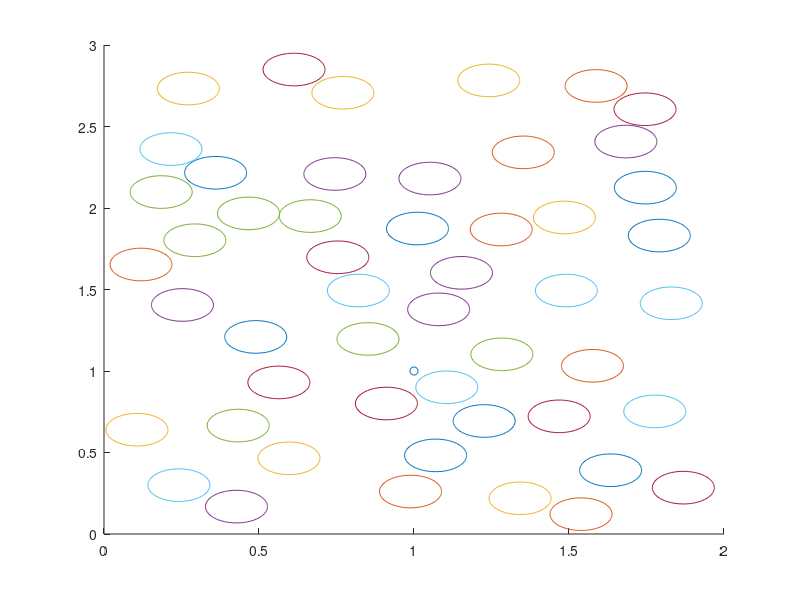
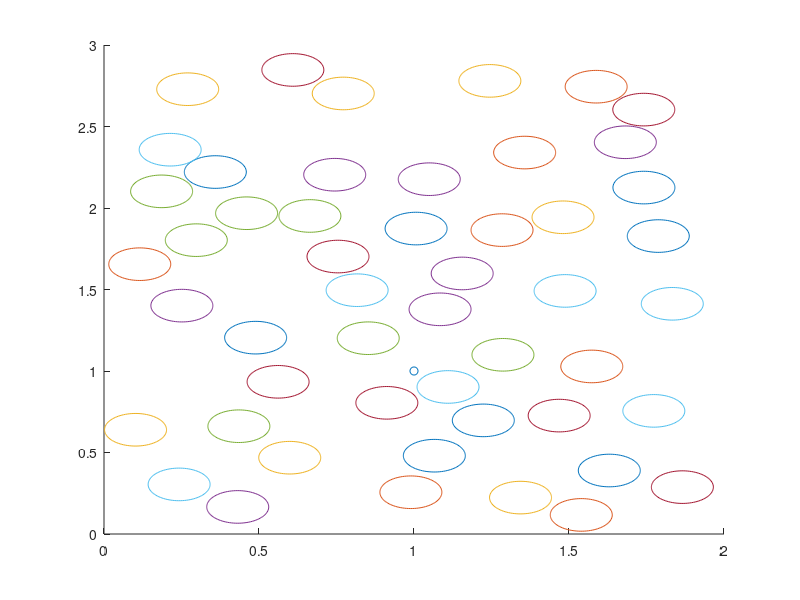
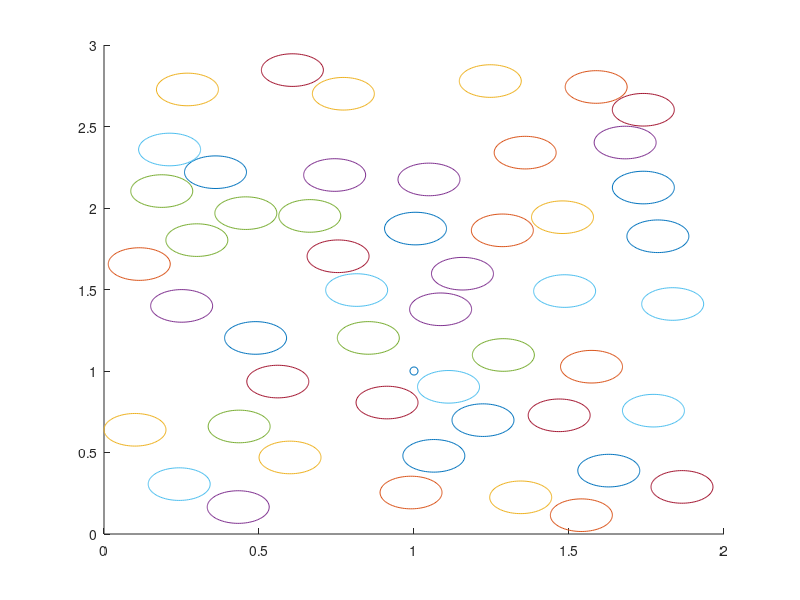
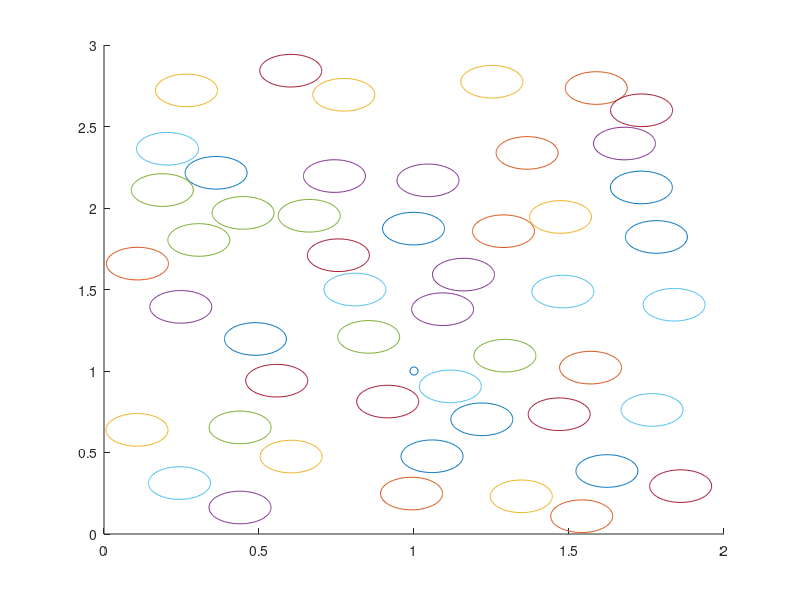

Write MATLAB code to recreate these figures, in order. (Note: a time limit stopped this script after it produced the figures.)
w = 2.0;
h = 3.0;
r = 0.1;

eps = 1e-5;
huge = 1e15;

n_steps = 1000;
n_drones = 50;

v = zeros(n_drones,2);
for i = 1:n_drones
	vvec = 2*rand(1,2)-1;
	v(i,:) = vvec / norm(vvec);
end

x = zeros(n_drones,2);
for i = 1:n_drones
	xi = 1.1*[r,r] + ([w,h] - 2.2*r).* rand(1,2);
	while min((x(1:i,1) - xi(1)).^2 + (x(1:i,2) - xi(2)).^2) < 4*r.^2
		xi = 1.1*[r,r] + ([w,h] - 2.2*r).* rand(1,2);
	end
	x(i,:) = xi
end

X = zeros(n_drones, n_steps, 2);
times = zeros(1, n_steps);
in_radius = zeros(1, n_steps);

target = [1.0 1.0];

if min((x(:,1) - target(1)).^2 + (x(:,2) - target(2)).^2) < r.^2
	within_radius = 1;
else
	within_radius = 0;
end

t = 0;
for i = 1:n_steps
    tls = (r - x(:,1))./v(:,1);
	trs = (w - r - x(:,1))./v(:,1);
	tbs = (r - x(:,2))./v(:,2);
	tts = (h - r - x(:,2))./v(:,2);
	[tl, il] = min(tls + (huge*(tls < eps)));
	[tr, ir] = min(trs + (huge*(trs < eps)));
	[tb, ib] = min(tbs + (huge*(tbs < eps)));
	[tt, it] = min(tts + (huge*(tts < eps)));

    [t_so_far, which_wall] = min([tl, tr, tb, tt]);

	t_drone_collision = Inf;
	collision = 0;
	drone_1 = 0;
	drone_2 = 0;
	for n = 1:n_drones
		for m = n:n_drones
			a = (v(n,1) - v(m,1)).^2 + (v(n,2) - v(m,2)).^2;
			b = 2 * ( (x(n,1) - x(m,1))*(v(n,1) - v(m,1)) + (x(n,2) - x(m,2))*(v(n,2) - v(m,2)));
			c = (x(n,1) - x(m,1)).^2 + (x(n,2) - x(m,2)).^2 - 4*r.^2;
			if (b.^2 - 4*a*c) > 0
				negative_root = (- b - sqrt(b.^2 - 4 *a * c))/(2*a);
			%	positive_root = (- b + sqrt(b.^2 - 4 *a * c))/(2*a);
				if negative_root > 0 && negative_root < t_so_far
					t_so_far = negative_root;
					drone_1 = n;
					drone_2 = m;
					collision = 1;
				end
			end
		end
	end
	
	for n = 1:n_drones
		a = v(n,1).^2 + v(n,2).^2;
		b = 2 * ( (x(n,1) - target(1))*(v(n,1)) + (x(n,2) - target(2))*v(n,2));
		c = (x(n,1) - target(1)).^2 + (x(n,2) - target(2)).^2 - r.^2;
		if (b.^2 - 4*a*c) > 0
			negative_root = (- b - sqrt(b.^2 - 4 *a * c))/(2*a);
			positive_root = (- b + sqrt(b.^2 - 4 *a * c))/(2*a);
			if negative_root > eps && negative_root < t_so_far
				collision = 2;	
				t_so_far = negative_root;
				within_radius = 1;
			elseif positive_root > eps && positive_root < t_so_far
				collision = 2;
				t_so_far = positive_root;
				within_radius = 0;
			end	
		end
	end

	x += v * t_so_far;
	t += t_so_far;
	X(:,i,:) = x;
	times(i) = t;
	in_radius(i) = within_radius;
   
	printf('%d\t%d\n',collision,within_radius);
	if collision == 0
		if which_wall == 1
			v(il, 1) *= -1;
		end
		if which_wall == 2
			v(ir, 1) *= -1;
		end
		if which_wall == 3
			v(ib, 2) *= -1;
		end
		if which_wall == 4
			v(it, 2) *= -1;
		end
	elseif (collision == 1)
		one_to_two = x(drone_2,:) - x(drone_1,:);
		V_cm = (v(drone_1,:) + v(drone_2,:))/2;
		mag_v_cm = norm(v(drone_2,:) - v(drone_1,:))/2.0;
		v_f_cm_2 = one_to_two / norm(one_to_two) * mag_v_cm;
		v_f_cm_1 = - one_to_two / norm(one_to_two) * mag_v_cm;
		v(drone_1,:) = V_cm + v_f_cm_1;
		v(drone_2,:) = V_cm + v_f_cm_2;
	end	
	
	angle = linspace(0,2*pi);
	clf
	hold on
	for j = 1:n_drones
		plot(x(j,1) + r*cos(angle), x(j,2) + r*sin(angle))
	end
	scatter([target(1)],[target(2)])
	hold off 
	print(sprintf('movie/balls-%04d.png',i))
end

%hold on
%for i = 1:n_drones
%	plot(X(i,:,1),X(i,:,2))
%end
%hold off
% plot(times, in_radius);
pause
